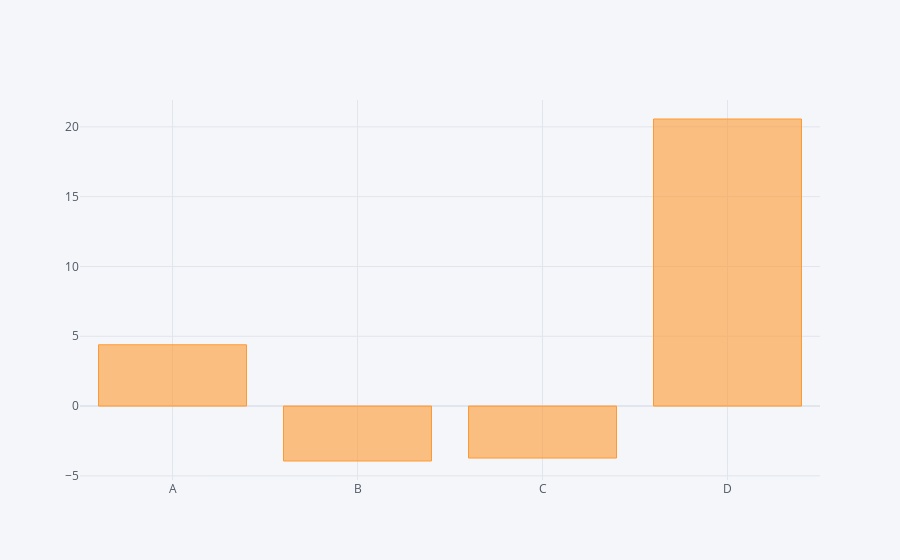

Notebook code cell kept with this figure:
### Code cell
df.sum().iplot(kind="bar")

### Figure 1 — Plotly figure (JSON) as saved in the notebook; plotly's stock layout.template omitted (floating-point values rounded to 4 significant figures)
{"data": [{"marker": {"color": "rgba(255, 153, 51, 0.6)", "line": {"color": "rgba(255, 153, 51, 1.0)", "width": 1}}, "name": "None", "orientation": "v", "text": "", "type": "bar", "x": ["A", "B", "C", "D"], "y": [4.389, -3.936, -3.724, 20.56]}], "layout": {"legend": {"bgcolor": "#F5F6F9", "font": {"color": "#4D5663"}}, "paper_bgcolor": "#F5F6F9", "plot_bgcolor": "#F5F6F9", "title": {"font": {"color": "#4D5663"}}, "xaxis": {"gridcolor": "#E1E5ED", "showgrid": true, "tickfont": {"color": "#4D5663"}, "title": {"font": {"color": "#4D5663"}, "text": ""}, "zerolinecolor": "#E1E5ED"}, "yaxis": {"gridcolor": "#E1E5ED", "showgrid": true, "tickfont": {"color": "#4D5663"}, "title": {"font": {"color": "#4D5663"}, "text": ""}, "zerolinecolor": "#E1E5ED"}}}
